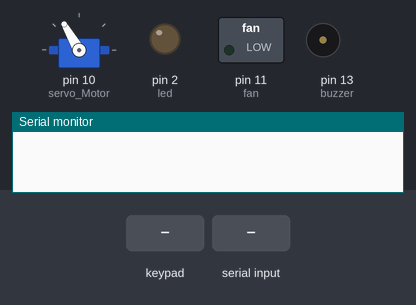
The sketch below on a simulated Arduino Uno, built with avr-gcc and run on an emulated ATmega328P. Parts: servo, switched loads named in the sketch (green lamp = pin HIGH), output pins drawn as LEDs (lit = HIGH), buzzer (waves = sounding, pin HIGH), the last lines printed to the serial monitor. Inputs (shaded band) come from the test bench.

Above: at 1.2 s.
1.3 s: keypad keys 1 2 3 pressed 0.4 s apart
At 2.9 s:
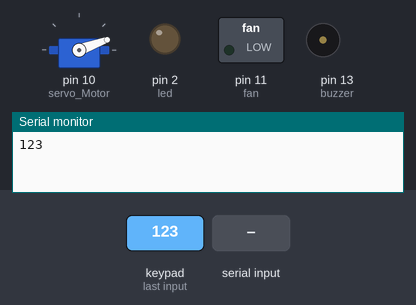
4.0 s: "3\n" received over Serial
At 4.3 s:
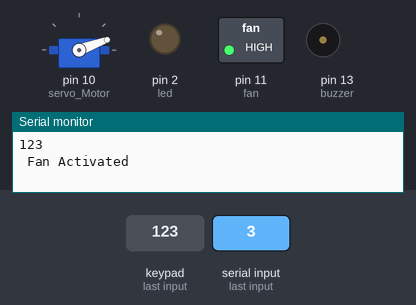
5.5 s: key '*' pressed
At 6.7 s:
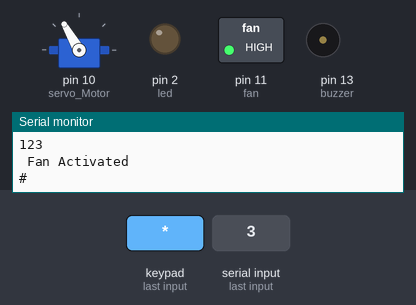
Timing chart, 0 to 8.5 s (numbered marks = the images above; inputs shaded):
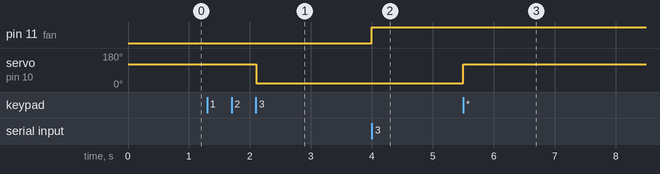

The sketch:

Smart_Home.ino
```cpp
#include <Keypad.h>
#include <Servo.h>

int led =2;
int pir = 12;
int pirState = LOW;             //  start assuming no motion detected
int val = 0;
int Mode;


int vale;
int tempPin = A0;


#define fan  11
#define buzzer  13

Servo servo_Motor;
int position = 0;

char* password = "123";
const byte ROWS = 4;
const byte COLS = 4;
char keys[ROWS][COLS] = {
{'1','2','3','A'},
{'4','5','6','B'},
{'7','8','9','C'},
{'*','0','#','D'}
};

byte rowPins[ROWS] = { 8, 7, 6, 9 };
byte colPins[COLS] = { 5, 4, 3 };
Keypad keypad = Keypad( makeKeymap(keys), rowPins, colPins, ROWS, COLS );


void setup()
{
pinMode(led,OUTPUT);
pinMode(pir, INPUT);
pinMode(fan, OUTPUT);
pinMode(buzzer, OUTPUT);
servo_Motor.attach(10);
setLocked(true);
Serial.begin(9600);
}


void loop(){
  // *********************************KEYPAD PASSWORD*******************************

char key = keypad.getKey();
if (key == '*' || key == '#')
{
position = 0;
setLocked(true);
Serial.println('#');

}
if (key == password[position])
{
position ++;
}
if (position == 3)
{
  Serial.println("123");

setLocked(false);
}


//**********************END OF KEYPAD PASSWORD**************************

 //****************************************
if (Serial.available() > 0){

int x=Serial.parseInt();

if(x ==1){
   Mode=1;
  Serial.println(" PIR SECUIRTY MODE Activated "); }

if(x ==2){
   Mode=2;
  Serial.println(" PIR SECUIRTY MODE Deactivated "); }

if(x ==3){
   Mode=3;
  Serial.println(" Fan Activated "); }

if(x ==4){
   Mode=4;
  Serial.println(" Fan Deactivated "); }


if(x ==5){
   Mode=5;
  Serial.println(" Temp Sensor Readings "); }

if(x ==6){
   Mode=6;
  Serial.println(" LED Activated "); }

if(x ==7){
   Mode=7;
  Serial.println(" LED Deactivated "); }

}
//*****************************End of PIR sensor **************************
//***************PIR SENSOR Mode ************************
if (Mode == 1){
  val = digitalRead(pir);
  if (val == HIGH) {            // check if the input is HIGH
    digitalWrite(buzzer, HIGH);  // turn LED ON
    if (pirState == LOW) {
      // we have just turned on
      Serial.println("Motion detected!");
      //  only want to print on the output change, not state
      pirState = HIGH;
    }
  } else {
    digitalWrite(buzzer, LOW); // turn LED OFF
    if (pirState == HIGH){
      // we have just turned of
      Serial.println("Motion ended!");
      // only want to print on the output change, not state
      pirState = LOW;
    }}}
 //****************************************

//***************************************
if (Mode == 2){
  digitalWrite(buzzer,LOW);
}
 //****************************************
 //***************************************
if (Mode == 3){
  digitalWrite(fan,HIGH);
}
 //****************************************
 //***************************************
if (Mode == 4){
  digitalWrite(fan,LOW);
}
 //****************************************

  //***************************************
if (Mode == 5){
  vale = analogRead(tempPin);
float mv = ( val/1024.0)*5000;
float cel = mv/10;
float farh = (cel*9)/5 + 32;

Serial.print("TEMPRATURE = ");
Serial.print(cel);
Serial.print("*C");
Serial.println();
delay(1000);
}
 //****************************************
  //***************************************
if (Mode == 6){
  digitalWrite(led,HIGH);
}
 //****************************************
   //***************************************
if (Mode == 7){
  digitalWrite(led,LOW);
}
}void setLocked(int locked)
{
if (locked)
{

servo_Motor.write(120);
delay(15);
}
else
{
servo_Motor.write(20);
delay(15);
}
}
```

Measured:
- after the input at 1.3 s, servo on pin 10 (servo_Motor): 120° → 20° after 0.80 s
- after the input at 4.0 s, pin 11 (fan): LOW → HIGH at once
- after the input at 5.5 s, servo on pin 10 (servo_Motor): 20° → 120° at once
